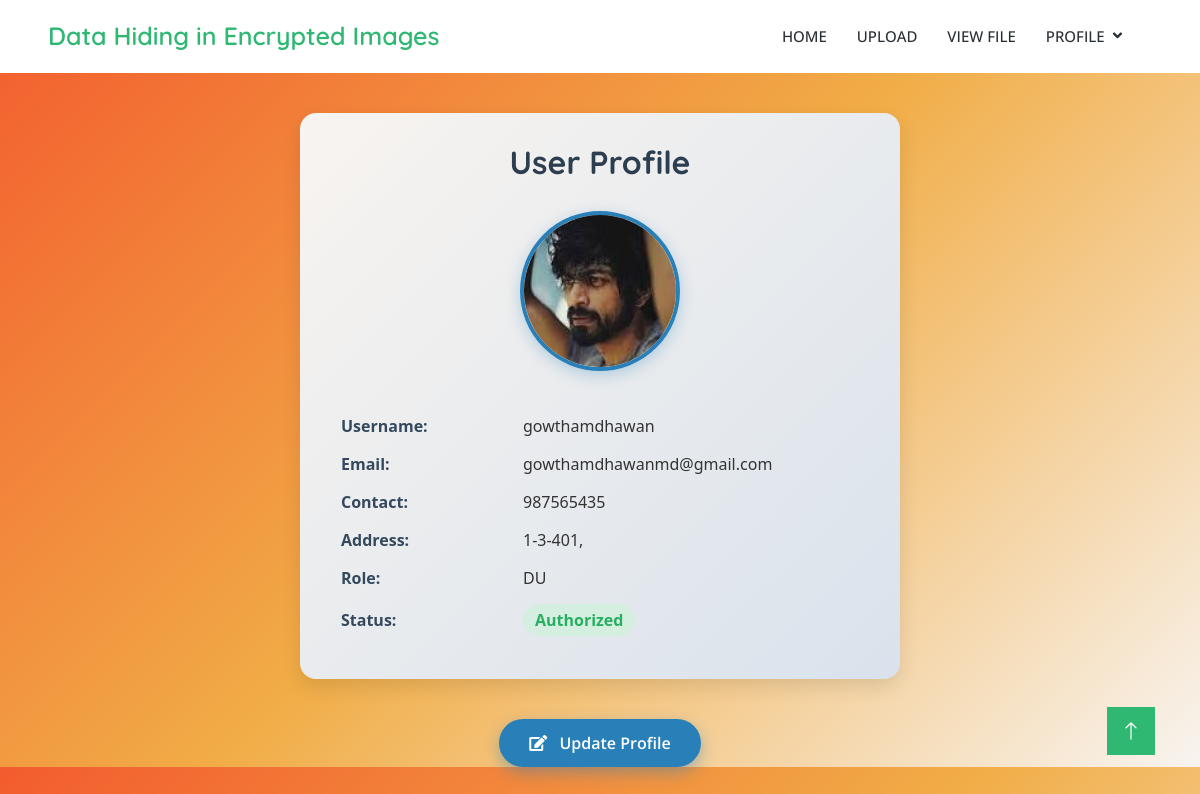
The app's page /view_profile/ (signed in) with its own data.
### app/models.py (models this page shows, shortened)
class UserModel(models.Model):
    username = models.CharField(max_length=50)
    email = models.EmailField()
    password = models.CharField(max_length=300)
    contact = models.IntegerField()
    address = models.TextField()
    profile = models.ImageField(upload_to='Profile')
    otp = models.CharField(max_length=8 , null=True)
    is_authorized = models.BooleanField(default=False)
    role = models.CharField(max_length=12 , choices=(('do','do') , ('du','du')))
    class Meta:
        db_table = 'UserModel'

### app/views.py (the view)
# urls.py: path('view_profile/' , view_profile , name='view_profile'),
def view_profile(request):
    email = request.session.get('email')
    if not email:
        messages.error(request,'you must be logged in')
        return redirect("user_login")
    try:
        user = UserModel.objects.get(email = email)
    except UserModel.DoesNotExist:
        messages.error(request,'User not found')
        return redirect('user_login')
    return render(request , 'view_profile.html' ,{'user':user})

### templates/view_profile.html (shortened to what this page needs)
{% extends 'index.html' %}
{% block nav %}
<nav class="navbar navbar-expand-lg bg-white navbar-light sticky-top py-lg-0 px-4 px-lg-5 wow fadeIn" data-wow-delay="0.1s">
  <a href="{% url 'user_dashboard' %}" class="navbar-brand p-0">
    <h1 class="m-0 text-primary" style="font-size: 25px;">Data Hiding in Encrypted Images</h1>
  </a>
  <div class="collapse navbar-collapse py-4 py-lg-0" id="navbarCollapse">
    <div class="navbar-nav ms-auto align-items-center">
      <a href="{% url 'user_dashboard' %}" class="nav-item nav-link">Home</a>
      <a href="{% url 'uploadfile' %}" class="nav-item nav-link">Upload</a>
      <a href="{% url 'viewfile' %}" class="nav-item nav-link">View File</a>
      <div class="nav-item dropdown">
        <a href="#" class="nav-link dropdown-toggle d-flex align-items-center" data-bs-toggle="dropdown">
          <span>Profile</span>
        </a>
      </div>
    </div>
  </div>
</nav>
{% endblock %}
{% block hero %}
<div style="
  max-width: 600px;
  margin: 40px auto;
  padding: 30px 40px;
  border-radius: 16px;
  background: linear-gradient(135deg, #f8f4f0, #d9e2ec);
  box-shadow: 0 8px 20px rgba(0, 0, 0, 0.1);
  font-family: 'Segoe UI', Tahoma, Geneva, Verdana, sans-serif;
  color: #333;
">
  <h2 style="text-align: center; font-weight: 700; margin-bottom: 30px; color: #2c3e50;">
    User Profile
  </h2>
  <div style="text-align: center; margin-bottom: 30px;">
    {% if user.profile %}
      <img
        src="{{ user.profile.url }}"
        alt="Profile Picture"
        style="
          width: 160px;
          height: 160px;
          border-radius: 50%;
          object-fit: cover;
          border: 4px solid #2980b9;
          box-shadow: 0 4px 15px rgba(41, 128, 185, 0.3);
          transition: transform 0.3s ease;
        "
        onmouseover="this.style.transform='scale(1.05)'"
        onmouseout="this.style.transform='scale(1)'"
      />
    {% else %}
      <p style="font-style: italic; color: #777;">No profile picture uploaded.</p>
    {% endif %}
  </div>
  <table style="width: 100%; border-collapse: separate; border-spacing: 0 12px; font-size: 16px;">
    <tr>
      <td style="font-weight: 600; width: 35%; color: #34495e;">Username:</td>
      <td>{{ user.username }}</td>
    </tr>
    <tr>
      <td style="font-weight: 600; color: #34495e;">Email:</td>
      <td>{{ user.email }}</td>
    </tr>
    <tr>
      <td style="font-weight: 600; color: #34495e;">Contact:</td>
      <td>{{ user.contact }}</td>
    </tr>
    <tr>
      <td style="font-weight: 600; color: #34495e;">Address:</td>
      <td>{{ user.address }}</td>
    </tr>
    <tr>
      <td style="font-weight: 600; color: #34495e;">Role:</td>
      <td>{{ user.role|upper }}</td>
    </tr>
    <tr>
      <td style="font-weight: 600; color: #34495e;">Status:</td>
      <td>
        {% if user.is_authorized %}
          <span style="
            color: #27ae60;
            font-weight: 700;
            background: #d4efdf;
            padding: 4px 12px;
            border-radius: 20px;
            display: inline-block;
          ">Authorized</span>
        {% endif %}
      </td>
    </tr>
  </table>
</div>
<div style="text-align: center; margin-top: 35px;">
    <a href="{% url 'update_profile' %}"
       style="
         background-color: #2980b9;
         color: white;
         padding: 12px 30px;
         font-weight: 600;
         font-size: 16px;
         border-radius: 30px;
         text-decoration: none;
         box-shadow: 0 6px 15px rgba(41, 128, 185, 0.4);
         transition: background-color 0.3s ease;
         display: inline-block;
       "
       onmouseover="this.style.backgroundColor='#1f618d'"
       onmouseout="this.style.backgroundColor='#2980b9'"
    >
      <i class="fas fa-edit" style="margin-right: 8px;"></i> Update Profile
    </a>
  </div>
{% endblock %}

### static/css/style.css (style rules this page uses)
:root { --primary: #2EB872; --light: #F3F4F5; --dark: #282F34; }
.navbar.sticky-top { top: -100px; transition: .5s; }
.navbar .navbar-brand { display: flex; align-items: center; }
.navbar .dropdown-toggle::after { border: none; content: "\f107"; font-family: "Font Awesome 5 Free"; font-weight: 900; vertical-align: middle; margin-left: 8px; }
.navbar .navbar-nav .nav-link { margin-right: 30px; padding: 25px 0; color: #FFFFFF; font-size: 15px; font-weight: 500; text-transform: uppercase; outline: none; }
.navbar .navbar-nav .nav-link { color: var(--dark); font-weight: 500; }

### templates/view_profile.html (style rules this page uses)
body { background: linear-gradient(135deg , #f35c2e, #f1ad47 , #f8f4f0); }

### records on screen
UserModel: profile (picture), username "gowthamdhawan", email "gowthamdhawanmd@gmail.com", contact "987565435", address "1-3-401,", role "DU"
